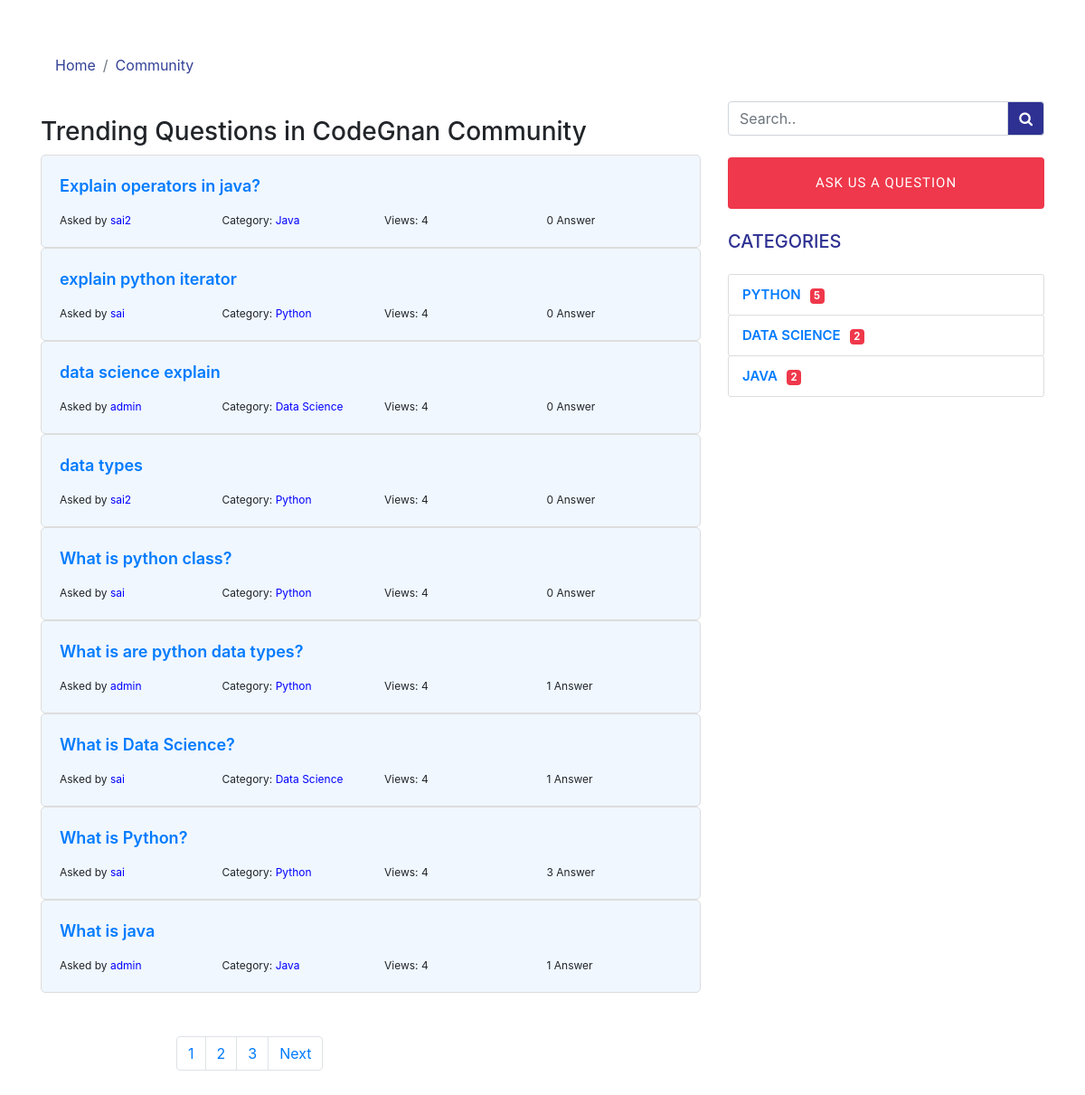
The page / on the database its author committed.
### communityapp/models.py (models this page shows, shortened)
class Question(models.Model):
	user = models.ForeignKey(MyUser, on_delete = models.CASCADE)
	question = models.CharField(max_length = 500, blank = True)
	description  = models.TextField(max_length = 5000, blank = True)
	category = models.ForeignKey(Category, on_delete = models.CASCADE)
	created = models.DateTimeField(auto_now = True, blank = True, null = True)
	userlabel = models.CharField(max_length = 50, default="Newcommer") # Begginer Expert Newcomer
	answerlabel = models.CharField(max_length=50,blank = True) #Best Answer
	upvote = models.IntegerField(default="0")
	downvote = models.IntegerField(default="0")
	slug = models.SlugField(blank=True,null=True)

class Category(models.Model):
	category = models.CharField(max_length = 200)
	slug = models.SlugField()
	def __str__(self):
		return self.category
	class Meta:
		verbose_name_plural = 'Category'

### authentication/models.py (models this page shows, shortened)
class MyUser(AbstractUser):
    college = models.CharField(max_length = 100)
    branch = models.CharField(max_length = 100)
    mobile = PhoneNumberField()
    display_pic = models.ImageField(upload_to = '', default = 'python.jpg')
    slug = models.SlugField(default = '')
    class Meta:
        verbose_name = "Codegnan User"
        verbose_name_plural = "Codegnan Users"
    def __str__(self):
        return self.username

### communityapp/views.py (the view)
# urls.py: path('', index, name='detail'),
def index(request):
	category = Category.objects.all()
	question = Question.objects.all()[::-1]
	paginator = Paginator(question, 1)
	page_number = request.GET.get('page')
	page_obj = paginator.get_page(page_number)
	return render(request, 'community-main.html', { 'category':category, 'question':question, 'page_obj':page_obj })

### communityapp/forms.py
class QuestionForm(forms.ModelForm):
	class Meta:
		model = Question
		fields = ['question','description']

### communityapp/context_processors.py (called while the page is built)
def basefile(request):
	category = Category.objects.all()
	form = QuestionForm(request.POST)
	return {'category':category, 'form':form}

### communityapp/templates/community-main.html (shortened to what this page needs)
{% extends 'base.html' %}
{% load static %}
{% block content %}
<body>
  <section class="container">
    <div class="row">
      <div class="col-md-8">
        <div class="">
        <div class="col">
      </div>
      <h1 class="communityhead pt-3">Trending Questions in CodeGnan Community </h1>
      </div>
      <div class=" mt-2">
            {% for i in question %}
       <div class="communityborder relatedbgcolor">
        <a href="{% url 'communityapp:question-detail' i.slug %}"><p class="relatedquestion">{{ i.question }}</p></a>
       <div class="row smallhead">
        <div class="col">
          Asked by <span class="namecolor">{{ i.user }}</span>
        </div>
         <div class="col">
          Category: <span class="namecolor">{{ i.category }}</span>
        </div>
         <div class="col">
          Views: 4
        </div>
         <div class="col">
          {{ i.answer_set.all.count }} Answer
          </div>
       </div>
     </div>
       {% endfor %}
      </div>
     <div class="mt-5 mb-5 paginationpadding">
         <nav aria-label="Page navigation example">
  <ul class="pagination">
    {% for num in page_obj.paginator.page_range %}
    {% if page_obj.number == num %}
    <li class="page-item"><a class="page-link" href="?page={{ num }}">{{ num }}</a></li>
    {% elif num > page_obj.number|add:'-3' and num < page_obj.number|add:'3' %}
    <li class="page-item"><a class="page-link" href="?page={{ num }}">{{ num }}</a></li>
    {% endif %}
    {% endfor %}
    {% if page_obj.has_next %}
    <li class="page-item"><a class="page-link" href="?page={{ page_obj.next_page_number }}">Next</a></li>
    {% endif %}
  </ul>
</nav>
</div>
</div>
      <div class="col-md-4">
       <form action="">
          <div class="input-group mt-5 mt-md-0">
            <input type="search" class="form-control" placeholder="Search.." aria-label="Search" />
            <div class="input-group-append">
              <span class="input-group-text communitysearch">
                <i class="fa fa-search"></i>
              </span>
            </div>
          </div>
        </form>
      <a href="#"><button class="btn questionbtnbig btn-block my-4 p-3">Ask us a question</button></a>
<div class="mt-4">
 <h2 class="communitysidehead text-uppercase">Categories</h2>
 <ul class="communitycategories catname pt-3">
  {% for i in category %}
    <a href="{% url 'communityapp:category-detail' i.slug %}"><li> {{ i.category }}<span class="badge badgenumber">{{ i.question_set.all.count }}</span></li></a>
      {% endfor %}
  </ul>
    </div>
  </div>
</div>
  </section>
</body>
{% endblock %}

### static/sass/community.css (style rules this page uses)
html { scroll-behavior: smooth; scroll-padding-top: 220px; }
.questionbtnbig { font-family: "Sora", sans-serif; letter-spacing: 1px; text-transform: uppercase; background-color: #EF384B; color: white; font-size: 15px !important; }
p { font-size: 18px; }
.smallhead { font-size: 12px; }
.communityhead { font-size: 28px; }
.communityborder { border:1px solid #dddddd; padding: 20px; border-radius: 5px; }
.namecolor { color: blue; }
.catname li { position: relative; display: block; padding: 10px 15px; margin-bottom: -1px; background-color: #ffffff; border: 1px solid #dddddd; border-radius: 3px; line-height: 24px; font-size: 15px; }
ul { padding-inline-start: 0px !important; }
.communitysearch { background-color:#2e3192 !important; color: white; }
.fa-search { color: white !important; }
.communitysidehead { font-size: 20px; color: #2e3192; }
.communitycategories { font-weight: 600; text-transform: uppercase; }
.badgenumber { background-color:#EF384B; color:white; margin-left: 10px; }
.relatedbgcolor { background-color: rgb(226 240 255 / 50%); }
a { text-decoration: none !important; }
.relatedquestion { font-weight: 600; }
.paginationpadding { margin-left: 150px; margin-right: 150px; }

### rows shown on the page
Question: question "Explain operators in java?", user "sai2", category "Java", answer_set.all.count "0"
Question: question "explain python iterator", user "sai", category "Python", answer_set.all.count "0"
Question: question "data science explain", user "admin", category "Data Science", answer_set.all.count "0"
Question: question "data types", user "sai2", category "Python", answer_set.all.count "0"
Question: question "What is python class?", user "sai", category "Python", answer_set.all.count "0"
Question: question "What is are python data types?", user "admin", category "Python", answer_set.all.count "1"
Question: question "What is Data Science?", user "sai", category "Data Science", answer_set.all.count "1"
Question: question "What is Python?", user "sai", category "Python", answer_set.all.count "3"
Question: question "What is java", user "admin", category "Java", answer_set.all.count "1"
Category: category "PYTHON", question_set.all.count "5"
Category: category "DATA SCIENCE", question_set.all.count "2"
Category: category "JAVA", question_set.all.count "2"

### other values the page prints
{{ num }} "1"
{{ num }} "2" "3"
